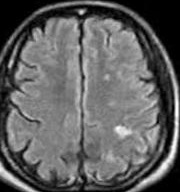
#> input picture augmented_data/no/aug_N_16_0_3418.jpg, 180 x 192 px; its folder holds 4 pictures in this run
$ jupyter execute --allow-errors brain_tumor_classification.ipynb   (shell and % lines are left out)
#> lines starting #> are read from the running program, lines starting #| are printed output that depends on the picture; after the words box and inside, x2 and y2 are one past the last pixel; in counts of white or black regions, pixels touching at a corner belong together
[cell 1]
# Agenda
# 1.Data Preparation
# 2.Exploratory Data Analysis
# 3.Data Augmentation
# 4.Data Preprocessing
# 5.Data Spliting
# 6.Model Building
# 7.Unfreezing and fine-tuning
# 8.Flask Web Application

[cell 2]
import pandas as pd
import numpy as np
import matplotlib.pyplot as plt
import os, shutil
import cv2
import matplotlib.image as mpimg
import seaborn as sns
plt.style.use('ggplot')

 # Dataset Loading

[cell 3]
import zipfile

#> (the rest of this cell did not finish here and is left out)

[cell 4]
folder = 'brain_tumor_dataset/yes/'
count = 1

#> (the rest of this cell did not finish here and is left out)

[cell 5]
folder = 'brain_tumor_dataset/no/'
count = 1

for filename in os.listdir(folder):
    source = folder + filename
    destination = folder + "N_" +str(count)+".jpg"
    os.rename(source, destination)
    count+=1
#> pass 2 of the loop `for filename in os.listdir(folder):`:
#> pass 3 of the loop `for filename in os.listdir(folder):`:
#> the loop made 4 passes; the first 3 are shown
print("All files are renamed in the no dir.")

# EDA

#> (a cell that did not finish here is left out)

# Plot

#> (a cell that did not finish here is left out)

[cell 8]
# Data Augmentation
# 155(61%), 98(39%)
# imbalance

[cell 9]
import tensorflow as tf
from tensorflow.keras.preprocessing.image import ImageDataGenerator
from tensorflow.keras.models import Model
from tensorflow.keras.layers import Flatten, Dense, Dropout
from tensorflow.keras.applications.vgg19 import VGG19
from tensorflow.keras.optimizers import SGD, Adam
from tensorflow.keras.callbacks import ModelCheckpoint, EarlyStopping, ReduceLROnPlateau

[cell 10]
def timing(sec_elapsed):
    h = int(sec_elapsed / (60*60))
    m = int(sec_elapsed % (60*60) / 60)
    s = sec_elapsed % 60
    return f"{h}:{m}:{s}"

[cell 11]
def augmented_data(file_dir, n_generated_samples, save_to_dir):
    data_gen = ImageDataGenerator(rotation_range=10,
                      width_shift_range=0.1,
                      height_shift_range=0.1,
                      shear_range=0.1,
                      brightness_range=(0.3, 1.0),
                      horizontal_flip=True,
                      vertical_flip=True,
                      fill_mode='nearest')
    for filename in os.listdir(file_dir):
        image = cv2.imread(file_dir + '/' + filename)
        image = image.reshape((1,) + image.shape)
        save_prefix = 'aug_' + filename[:-4]
        i=0
        for batch in data_gen.flow(x = image, batch_size = 1, save_to_dir = save_to_dir, save_prefix = save_prefix, save_format = "jpg"):
            i+=1
            if i>n_generated_samples:
                break

[cell 12]
import time
start_time = time.time()

yes_path = 'brain_tumor_dataset/yes'
no_path = 'brain_tumor_dataset/no'

augmented_data_path = 'augmented_data/'

augmented_data(file_dir = yes_path, n_generated_samples=6, save_to_dir=augmented_data_path+'yes')
#> (the call stopped at in augmented_data, `data_gen = ImageDataGenerator(rotation_range=10, width_shift_range=0.1..`: tensorflow is not available in this run)
augmented_data(file_dir = no_path, n_generated_samples=9, save_to_dir=augmented_data_path+'no')
#> (the call stopped at in augmented_data, `data_gen = ImageDataGenerator(rotation_range=10, width_shift_range=0.1..`: tensorflow is not available in this run)

end_time = time.time()
execution_time = end_time - start_time
print(timing(execution_time))

[cell 13]
def data_summary(main_path):
    yes_path = "augmented_data/yes/"
    no_path = "augmented_data/no/"

    n_pos = len(os.listdir(yes_path))
    n_neg = len(os.listdir(no_path))

    n = (n_pos + n_neg)

    pos_per = (n_pos*100)/n
    neg_per = (n_neg*100)/n

    print(f"Number of sample: {n}")
    print(f"{n_pos} Number of positive sample in percentage: {pos_per}%")
    print(f"{n_neg} Number of negative sample in percentage: {neg_per}%")

#> (a cell that did not finish here is left out)

#> (a cell that did not finish here is left out)

#> (a cell that did not finish here is left out)

# Data Preprocessing

[cell 17]
# Convert BGR TO GRAY
# GaussianBlur
# Threshold
# Erode
# Dilate
# Find Contours

[cell 18]
import imutils
def crop_brain_tumor(image, plot=False):
    gray = cv2.cvtColor(image, cv2.COLOR_BGR2GRAY)
    gray = cv2.GaussianBlur(gray, (5,5), 0)

    thres = cv2.threshold(gray, 45, 255, cv2.THRESH_BINARY)[1]
    thres =cv2.erode(thres, None, iterations = 2)
    thres = cv2.dilate(thres, None, iterations = 2)

    cnts = cv2.findContours(thres.copy(), cv2.RETR_EXTERNAL, cv2.CHAIN_APPROX_SIMPLE)
    cnts = imutils.grab_contours(cnts)
    c = max(cnts, key = cv2.contourArea)

    extLeft = tuple(c[c[:,:,0].argmin()][0])
    extRight = tuple(c[c[:,:,0].argmax()][0])
    extTop = tuple(c[c[:,:,1].argmin()][0])
    extBot = tuple(c[c[:,:,1].argmax()][0])

    new_image = image[extTop[1]:extBot[1], extLeft[0]:extRight[0]]

    if plot:
        plt.figure()
        plt.subplot(1, 2, 1)
        plt.imshow(image)

        plt.tick_params(axis='both', which='both',
                        top=False, bottom=False, left=False, right=False,
                        labelbottom=False, labeltop=False, labelleft=False, labelright=False)

        plt.title('Original Image')

        plt.subplot(1, 2, 2)
        plt.imshow(new_image)

        plt.tick_params(axis='both', which='both',
                        top=False, bottom=False, left=False, right=False,
                        labelbottom=False, labeltop=False, labelleft=False, labelright=False)

        plt.title('Cropped Image')
        plt.show()
    return new_image

[cell 19]
img = cv2.imread(r"C:\Users\HP\DL Project-2\Brain_Tumor_Detection\augmented_data\yes\aug_Y_1_0_209.jpg")
#> (the rest of this cell did not finish here and is left out)

[cell 20]
img = cv2.imread(r"C:\Users\HP\DL Project-2\Brain_Tumor_Detection\augmented_data\no\aug_N_1_0_75.jpg")
#> (the rest of this cell did not finish here and is left out)


[cell 21]
folder1 = 'augmented_data/no/'
folder2 = 'augmented_data/yes/'

for filename in os.listdir(folder1):
    img = cv2.imread(folder1 + filename)
#> img is the input picture: shape (192, 180, 3); min 0, max 255, mean 97.7
    img = crop_brain_tumor(img, False)
#> call 3 of crop_brain_tumor, with plot = False
#> in crop_brain_tumor (call 3), `gray = cv2.GaussianBlur(gray, (5,5), 0)`:
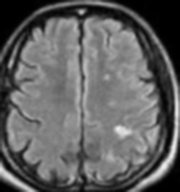
#> gray: shape (192, 180); min 0, max 238, mean 97.8
#> in crop_brain_tumor (call 3), `thres = cv2.threshold(gray, 45, 255, cv2.THRESH_BINARY)[1]`:
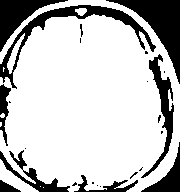
#> thres: shape (192, 180); 76.8% white; 24 black regions (14 under 20 px), largest, box (x1, y1, x2, y2) and area: (106, 0, 180, 84) 1948, (0, 5, 156, 89) 1696, (0, 0, 68, 52) 1185
#> in crop_brain_tumor (call 3), `thres =cv2.erode(thres, None, iterations = 2)`:
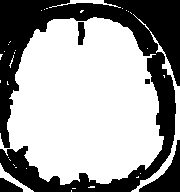
#> thres: shape (192, 180); 62.7% white; 5 black regions, box (x1, y1, x2, y2) and area: (0, 0, 180, 192) 11740, (139, 140, 180, 192) 793, (0, 178, 23, 192) 209, (78, 22, 85, 45) 135, (145, 79, 150, 84) 25
#> in crop_brain_tumor (call 3), `thres = cv2.dilate(thres, None, iterations = 2)`:
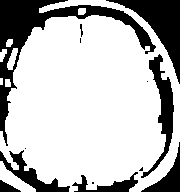
#> thres: shape (192, 180); 74.1% white; 13 black regions (5 under 20 px)
#> in crop_brain_tumor (call 3), `cnts = cv2.findContours(thres.copy(), cv2.RETR_EXTERNAL, cv2.CHAIN_APP..`: cnts = 8 contours, 1 with area under 20; largest, box (x1, y1, x2, y2) and area: (0, 0, 180, 192) 25528, (0, 161, 36, 192) 371, (7, 48, 18, 70) 110, (0, 49, 7, 62) 44, (78, 8, 86, 15) 40, (6, 39, 13, 47) 35, (5, 79, 11, 87) 32
#> in crop_brain_tumor (call 3), `c = max(cnts, key = cv2.contourArea)`: c = contour of 459 points, box (x1, y1, x2, y2) (0, 0, 180, 192), area 25528
#> in crop_brain_tumor (call 3), `extLeft = tuple(c[c[:,:,0].argmin()][0])`: extLeft = (0, 131)
#> in crop_brain_tumor (call 3), `extRight = tuple(c[c[:,:,0].argmax()][0])`: extRight = (179, 141)
#> in crop_brain_tumor (call 3), `extTop = tuple(c[c[:,:,1].argmin()][0])`: extTop = (68, 0)
#> in crop_brain_tumor (call 3), `extBot = tuple(c[c[:,:,1].argmax()][0])`: extBot = (69, 191)
#> in crop_brain_tumor (call 3), `new_image = image[extTop[1]:extBot[1], extLeft[0]:extRight[0]]`:
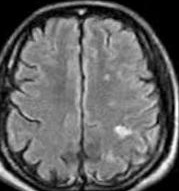
#> new_image: shape (191, 179, 3); min 0, max 255, mean 98.4
    cv2.imwrite(folder1 + filename, img)
#> pass 2 of the loop `for filename in os.listdir(folder1):`:
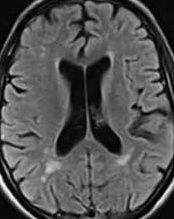
#> input picture augmented_data/no/aug_N_18_0_6822.jpg, 174 x 219 px
#> img is the input picture: shape (219, 174, 3); mean B, G, R 82.4, 82.4, 82.4
#> in crop_brain_tumor (call 4), `thres = cv2.dilate(thres, None, iterations = 2)`:
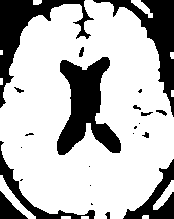
#> thres: shape (219, 174); 72.5% white; 23 black regions (10 under 20 px)
#> cnts = 12 contours, 7 with area under 20; largest, box (x1, y1, x2, y2) and area: (0, 0, 174, 219) 29682, (0, 175, 36, 219) 324, (153, 180, 174, 210) 197, (131, 0, 153, 18) 124, (33, 0, 42, 5) 29
#> c = contour of 344 points, box (x1, y1, x2, y2) (0, 0, 174, 219), area 29682
#> extLeft = (0, 108)
#> extRight = (173, 158)
#> extTop = (85, 0)
#> extBot = (94, 218)
#> in crop_brain_tumor (call 4), `new_image = image[extTop[1]:extBot[1], extLeft[0]:extRight[0]]`:
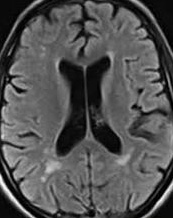
#> new_image: shape (218, 173, 3); mean B, G, R 82.8, 82.8, 82.8
#> pass 3 of the loop `for filename in os.listdir(folder1):`:
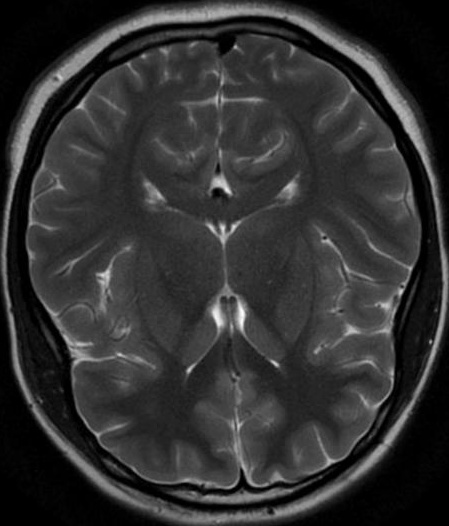
#> input picture augmented_data/no/aug_N_1_0_2200.jpg, 449 x 526 px
#> img is the input picture: shape (526, 449, 3); min 0, max 255, mean 49.2
#> in crop_brain_tumor (call 5), `thres = cv2.dilate(thres, None, iterations = 2)`:
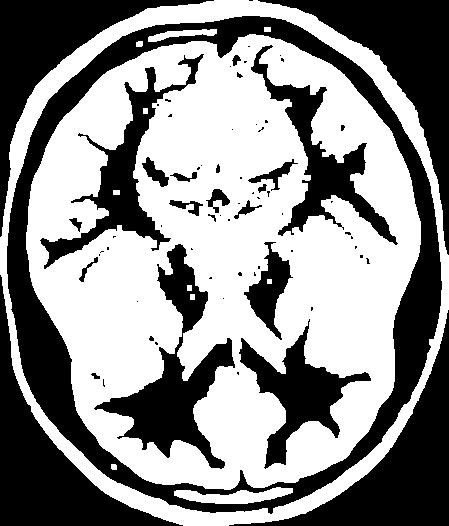
#> thres: shape (526, 449); 55.6% white; 72 black regions (48 under 20 px)
#> cnts = 1 contour; box (x1, y1, x2, y2) and area: (0, 0, 449, 526) 190974
#> c = contour of 632 points, box (x1, y1, x2, y2) (0, 0, 449, 526), area 190974
#> extLeft = (0, 237)
#> extRight = (448, 309)
#> extTop = (214, 0)
#> extBot = (183, 525)
#> in crop_brain_tumor (call 5), `new_image = image[extTop[1]:extBot[1], extLeft[0]:extRight[0]]`:
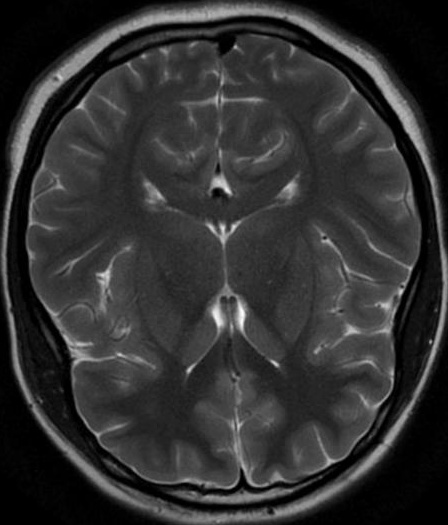
#> new_image: shape (525, 448, 3); min 0, max 255, mean 49.3
#> the loop made 4 passes; the first 3 are shown
#> (the rest of this cell did not finish here and is left out)

# Image loading

[cell 22]
from sklearn.utils import shuffle
def load_data(dir_list, image_size):
    X=[]
    y=[]

    image_width, image_height=image_size

    for directory in dir_list:
        for filename in os.listdir(directory):
            image = cv2.imread(directory + '/' + filename)
            image = crop_brain_tumor(image, plot=False)
            image = cv2.resize(image, dsize=(image_width, image_height), interpolation = cv2.INTER_CUBIC)
            image = image/255.00
            X.append(image)
            if directory[-3:] == "yes":
                y.append(1)
            else:
                y.append(0)
    X=np.array(X)
    y=np.array(y)

    X,y = shuffle(X,y)
    print(f"Number of example is : {len(X)}")
    print(f"X SHAPE is : {X.shape}")
    print(f"y SHAPE is : {y.shape}")
    return X,y

[cell 23]
augmented_path = 'augmented_data/'
#> augmented_path = 'augmented_data/'
augmeneted_yes = augmented_path + 'yes'
#> augmeneted_yes = 'augmented_data/yes'
augmeneted_no = augmented_path + 'no'
#> augmeneted_no = 'augmented_data/no'

IMAGE_WIDTH, IMAGE_HEIGHT = (240,240)

#> (the rest of this cell did not finish here and is left out)
